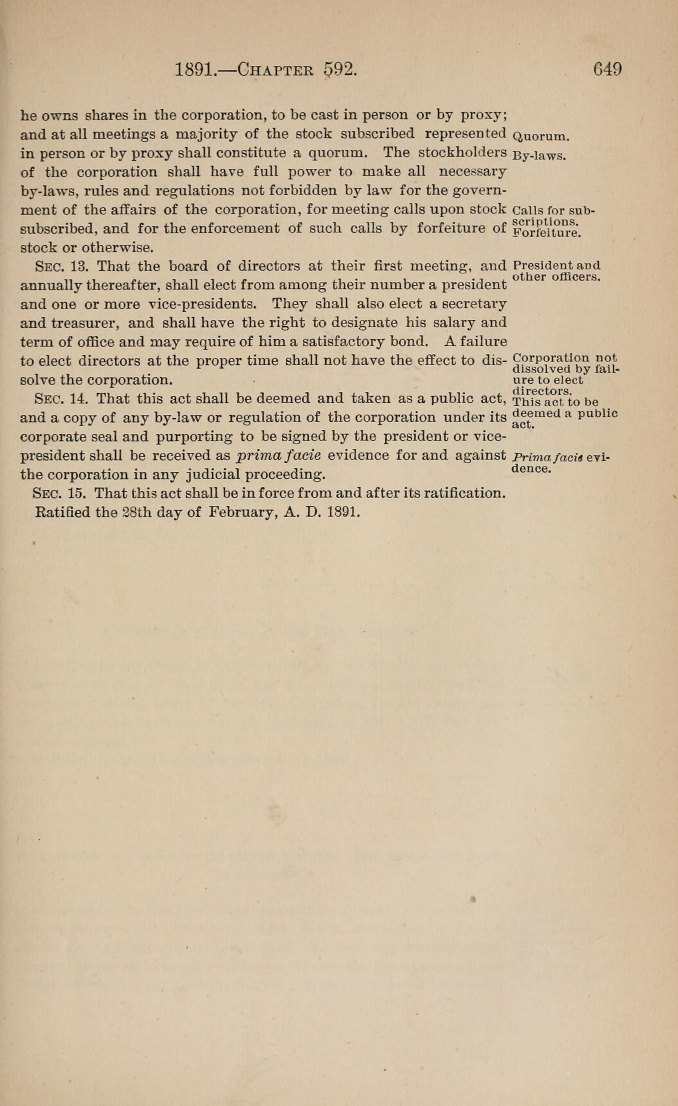
#> input picture examples/marginalia_determination/lawsresolutionso1891nort_jp2/lawsresolutionso1891nort_0697.jpg, 2034 x 3316 px (shown at 1/3 size)
$ python -i cropfunctions.py   (imports and definitions only)
#> lines starting #> are read from the running program, lines starting #| are printed output that depends on the picture; after the words box and inside, x2 and y2 are one past the last pixel; in counts of white or black regions, pixels touching at a corner belong together
#> further down, picture is the input picture: PIL image 2034x3316 RGB; mean R, G, B 207, 189.4, 162
# -*- coding: utf-8 -*-
"""
Created on Thu Jun 27 13:31:02 2019

@author: mtjansen
"""
from collections import Counter

from PIL import Image, ImageChops, ImageStat
from scipy.ndimage import interpolation as inter
import numpy as np


def combine_bbox(b1,b2):
    """Combines two boundary boxes, using the second set of coordinates to crop into the first
    Returns:
    tuple: Coordinates of crop (left,upper,right,lower)
    """
    b1 = list(b1)
    b2 = list(b2)
    total=[b1[k] + b2[k] for k in range(2)] + [b1[k-2] + b2[k] for k in range(2,4)]
    return tuple(total)

def buffer_bbox(bbox,buff,width,height):
    """Expands a boundary box in all directions by a set number of pixels.

    Parameters:
    bbox (tuple): A boundary box
    buff (int): The number of pixels to expand bbox by
    width (int): This is the width of the image to be cropped by bbox
    height (int): This is the height of the image to be cropped by bbox
    """
    bbox = list(bbox)
    new_bbox = [0,0,width,height]
    new_bbox[0] = max(bbox[0]-buff,0)
    new_bbox[1] = max(bbox[1]-buff,0)
    new_bbox[2] = min(bbox[2]+buff,width)
    new_bbox[3] = min(bbox[3]+buff,height)
    return tuple(new_bbox)

# [55 lines left out: functions strip_list, find_score, rotation_angle, not called in this run]


def trim(img, angle=0, buff=10, find_top=True):
    """Determines background color and bounding box to crop image to text

    Parameters:
    img (PIL.Image.Image): Image
    angle (float): Degrees to rotate the image
    buff (int): Horizontal buffer used to expand the bounding box
    find_top (Boolean): Whether to attempt to crop the header


    Returns:
    PIL.Image.Image: Original image, with background color removed, cropped to area containing text
    tuple: Derived average background color, in same mode as original image
    tuple: Coordinates of crop (left,upper,right,lower)
    """
#> called with angle = 0, buff = 10, find_top = True

    width, height = img.size
#> width = 2034; height = 3316

    background = tuple(ImageStat.Stat(img).median)
#> background = (214, 197, 169)

    bg = Image.new(mode = img.mode, size = img.size, color = background)
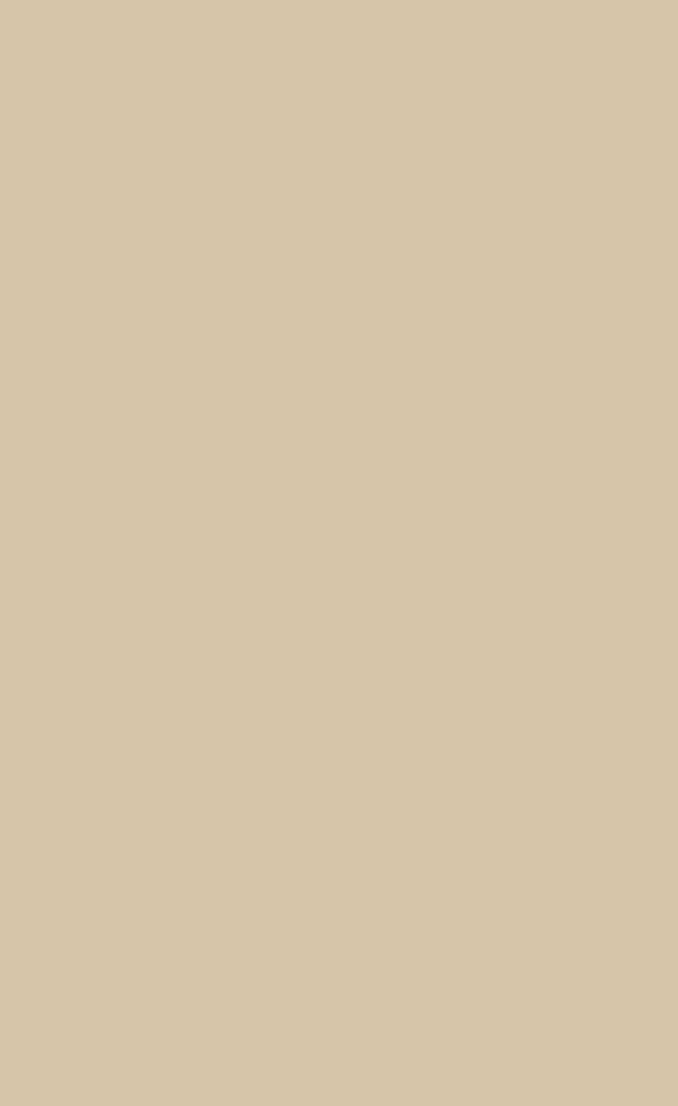
#> bg: PIL image 2034x3316 RGB (shown at 1/3 size); mean R, G, B 214, 197, 169
    diff = ImageChops.difference(img, bg)
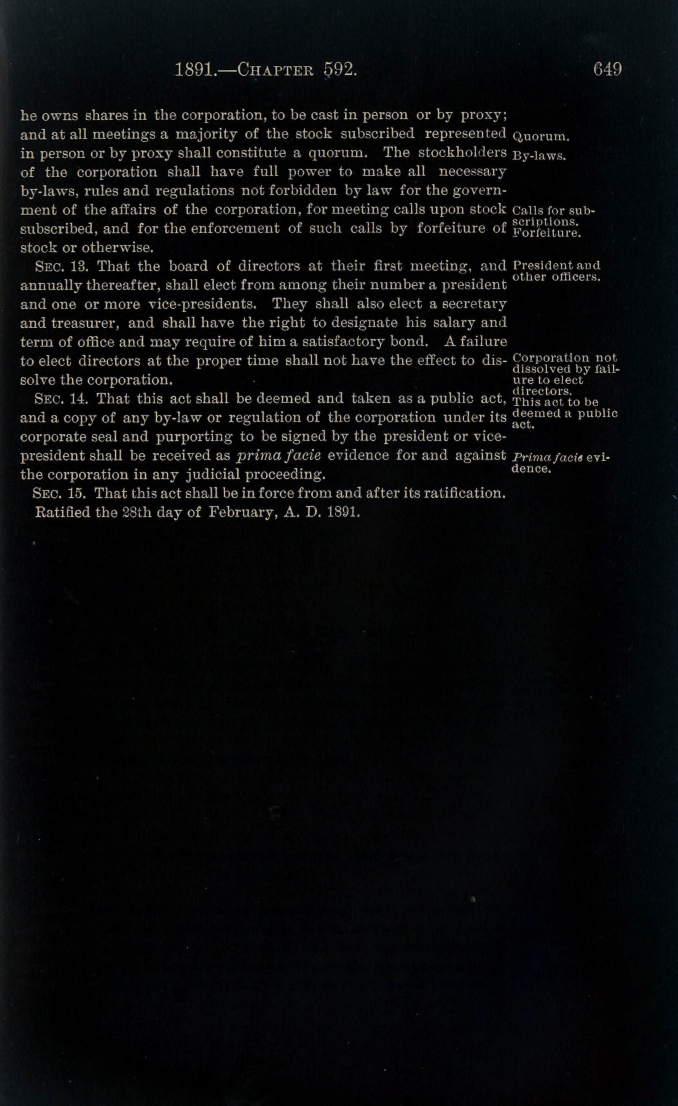
#> diff: PIL image 2034x3316 RGB (shown at 1/3 size); mean R, G, B 10.7, 11.9, 12.5
    offset = round(max(ImageStat.Stat(diff).stddev) * 3)
#> offset = 90
    diff = ImageChops.add(diff, diff, 2.0, - offset).convert("1")
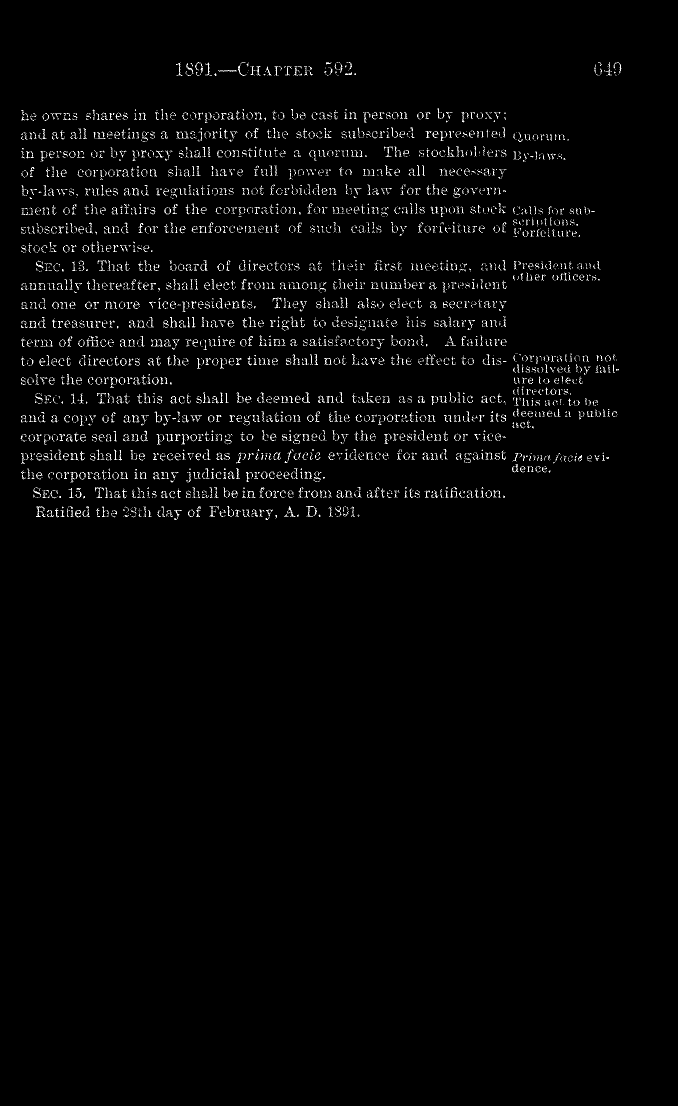
#> diff: PIL image 2034x3316 1 (shown at 1/3 size); 0.8% white in thin lines or dots, all inside (x1, y1, x2, y2) = (62, 186, 1864, 1560)

    if angle !=0:
        diff = diff.rotate(angle)


    bbox = diff.getbbox()
#> bbox = (62, 186, 1864, 1560)
    if find_top:
        top = 0
        for k in range(50,361,30):
            try:
                h = diff.crop(bbox).crop((round(width/5),0,round(4*width/5),k)).getbbox()[3]
                if top == h and h >= 20:
                    #check h>=20 to avoid small watermarks, characters are
                    #usually taller than 20 pixels
                    break
                elif h != k:
                    top = h
            except:
                pass
#> this loop made 2 passes
#> (h, top) on pass 1: (42, 42)
#> h on pass 2: 42

        bbox = list(bbox)
#> bbox = [62, 186, 1864, 1560]
        bbox[1] += top+buff
        bbox1 = diff.crop(tuple(bbox)).getbbox()
#> bbox1 = (0, 88, 1795, 1322)

        bbox = combine_bbox(bbox,bbox1)
#> in combine_bbox, `b1 = list(b1)`: b1 = [62, 238, 1864, 1560]
#> in combine_bbox, `b2 = list(b2)`: b2 = [0, 88, 1795, 1322]
#> in combine_bbox, `total=[b1[k] + b2[k] for k in range(2)] + [b1[k-2] + b2[k] for k in ra..`: total = [62, 326, 1857, 1560]
#> bbox = (62, 326, 1857, 1560)

    bbox = buffer_bbox(bbox = bbox, buff = buff, width = width, height = height)
#> in buffer_bbox, `bbox = list(bbox)`: bbox = [62, 326, 1857, 1560]
#> bbox = (52, 316, 1867, 1570)

    if bbox:
        return diff.crop(bbox), background, bbox
    else:
        return None


# [155 lines left out: functions get_bands, simp_bd, not called in this run]

>>> from PIL import Image
>>> picture = Image.open('lawsresolutionso1891nort_jp2/lawsresolutionso1891nort_0697.jpg')
>>> result = trim(picture)

$ run again, on examples/marginalia_determination/lawsresolutionso1891nort_jp2/lawsresolutionso1891nort_0715.jpg
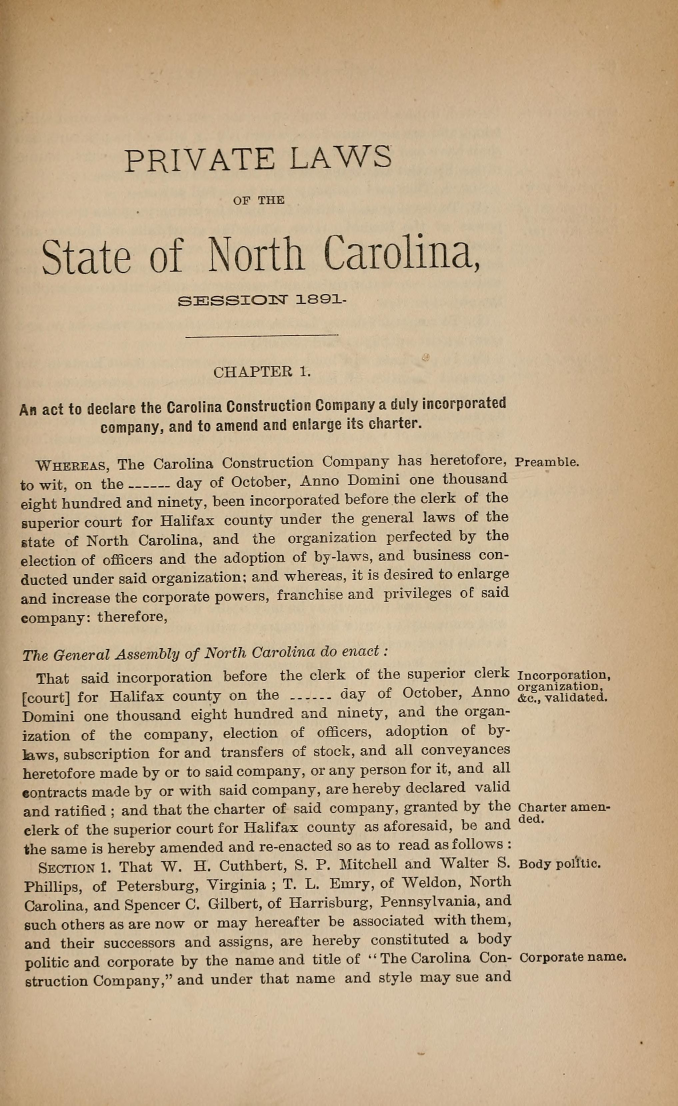
#> input picture examples/marginalia_determination/lawsresolutionso1891nort_jp2/lawsresolutionso1891nort_0715.jpg, 2034 x 3316 px (shown at 1/3 size)
#> picture is the input picture: PIL image 2034x3316 RGB; mean R, G, B 195.5, 173.3, 142.1
#> background = (206, 185, 154)
#> in trim, `diff = ImageChops.difference(img, bg)`:
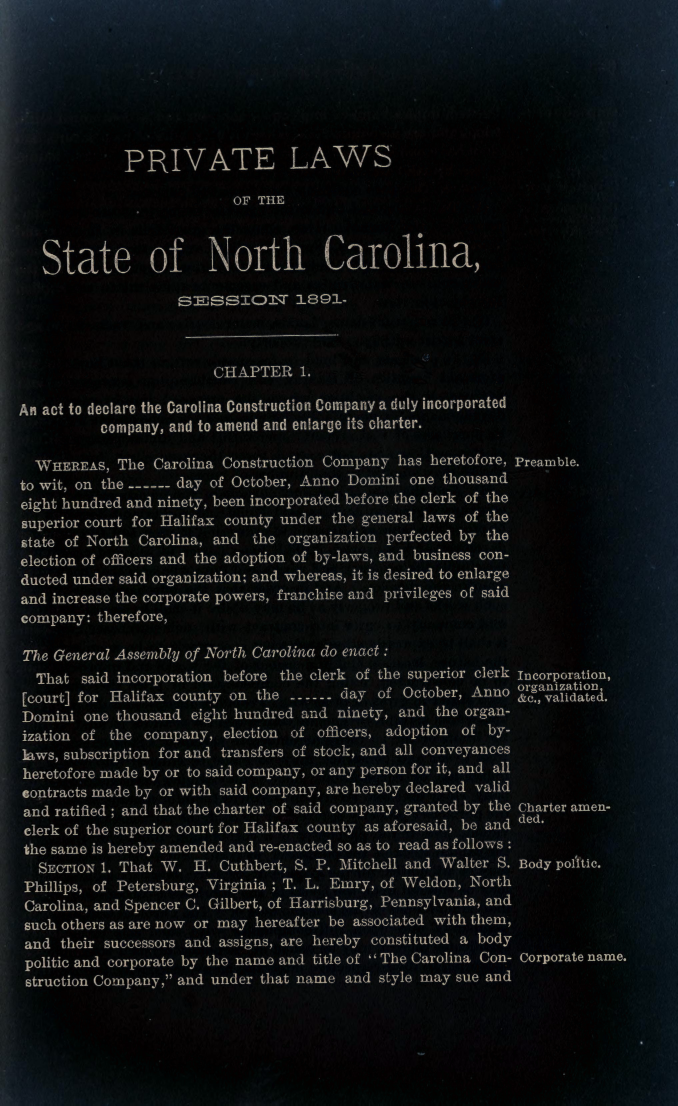
#> diff: PIL image 2034x3316 RGB (shown at 1/3 size); mean R, G, B 16, 18.5, 19.6
#> offset = 101
#> in trim, `diff = ImageChops.add(diff, diff, 2.0, - offset).convert("1")`:
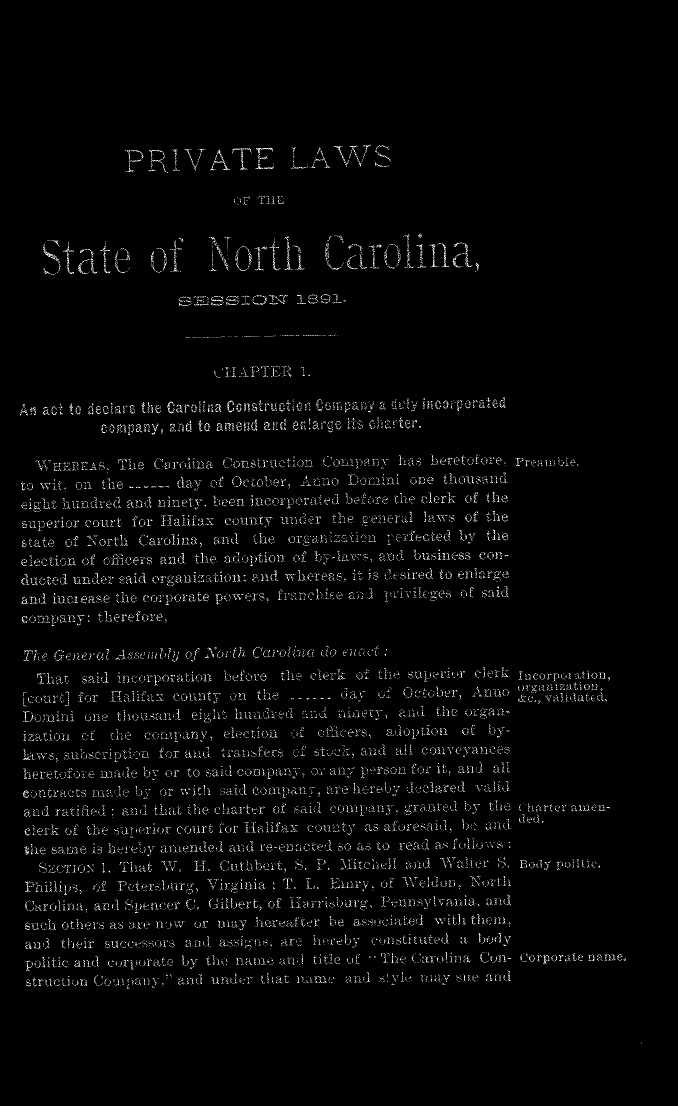
#> diff: PIL image 2034x3316 1 (shown at 1/3 size); 0.79% white in thin lines or dots, all inside (x1, y1, x2, y2) = (60, 436, 1926, 3131)
#> in trim, `bbox = diff.getbbox()`: bbox = (60, 436, 1926, 3131)
#> the loop in trim, `for k in range(50,361,30):` made 4 passes
#> (h, top) on pass 3: (82, 82)
#> in trim, `bbox = list(bbox)`: bbox = [60, 436, 1926, 3131]
#> bbox1 = (0, 61, 1866, 2603)
#> b1 = [60, 528, 1926, 3131]
#> b2 = [0, 61, 1866, 2603]
#> total = [60, 589, 1926, 3131]
#> in trim, `bbox = combine_bbox(bbox,bbox1)`: bbox = (60, 589, 1926, 3131)
#> in buffer_bbox, `bbox = list(bbox)`: bbox = [60, 589, 1926, 3131]
#> in trim, `bbox = buffer_bbox(bbox = bbox, buff = buff, width = width, height = h..`: bbox = (50, 579, 1936, 3141)
